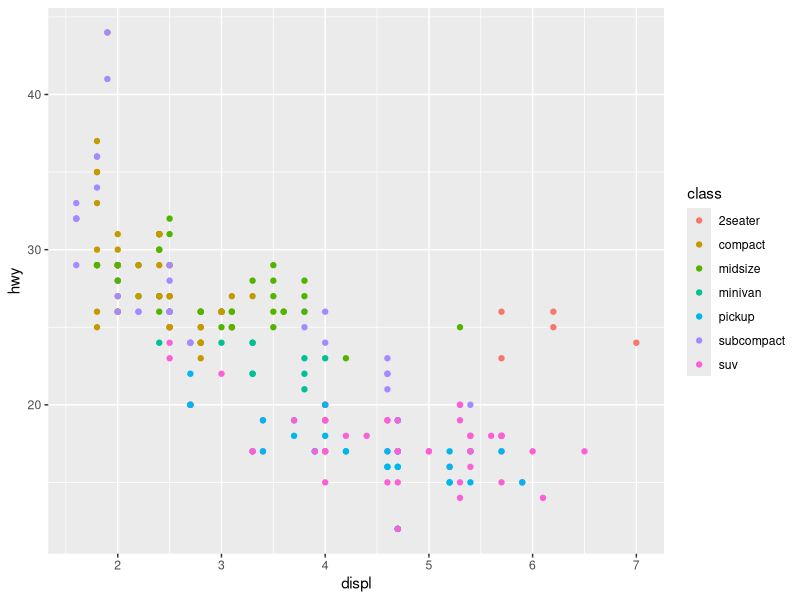
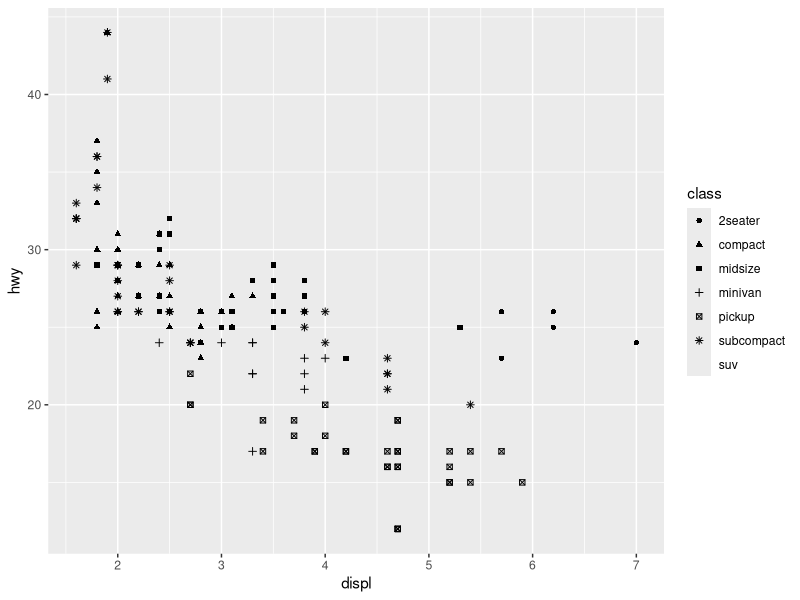
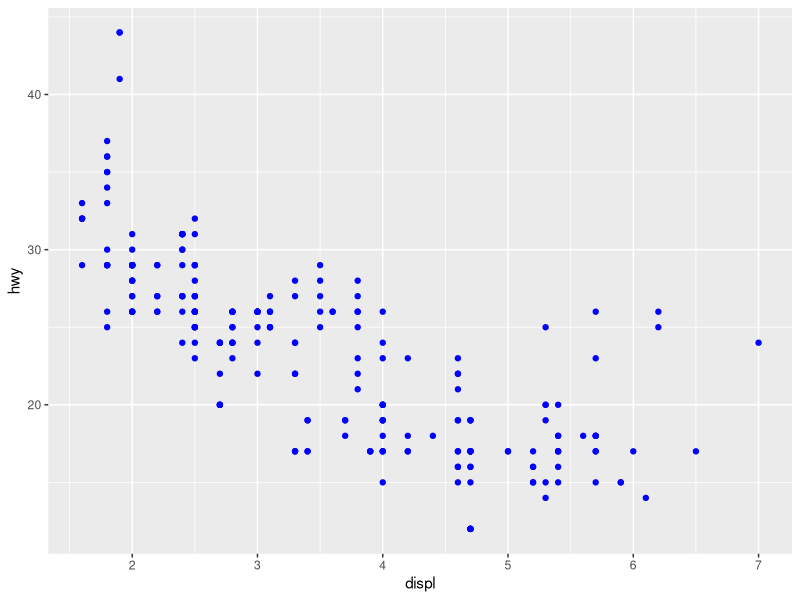
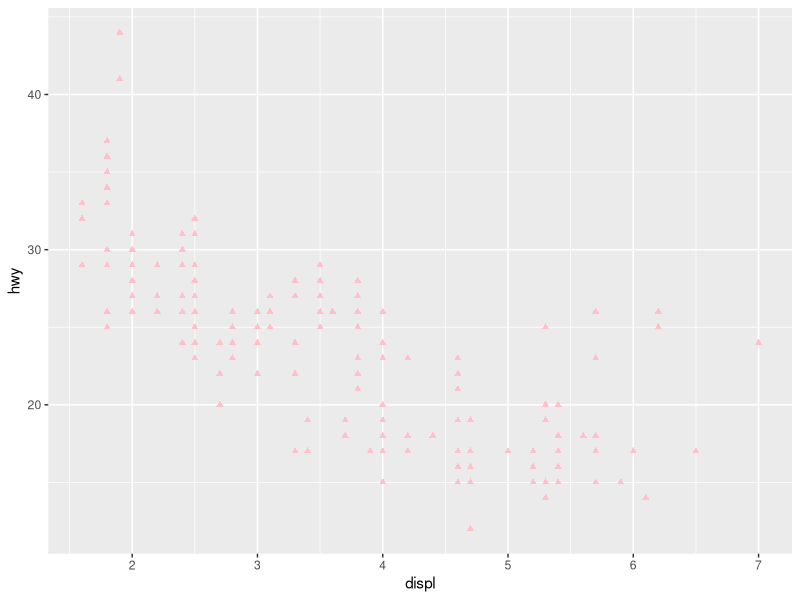
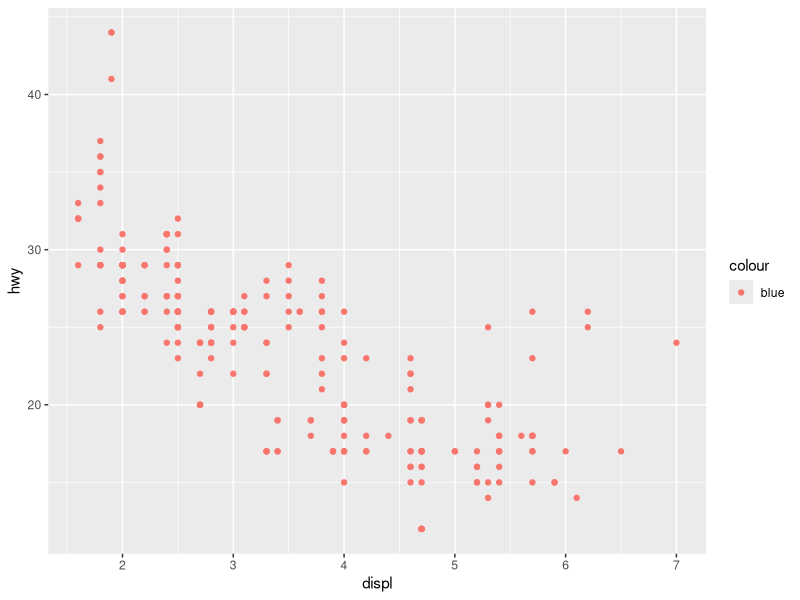
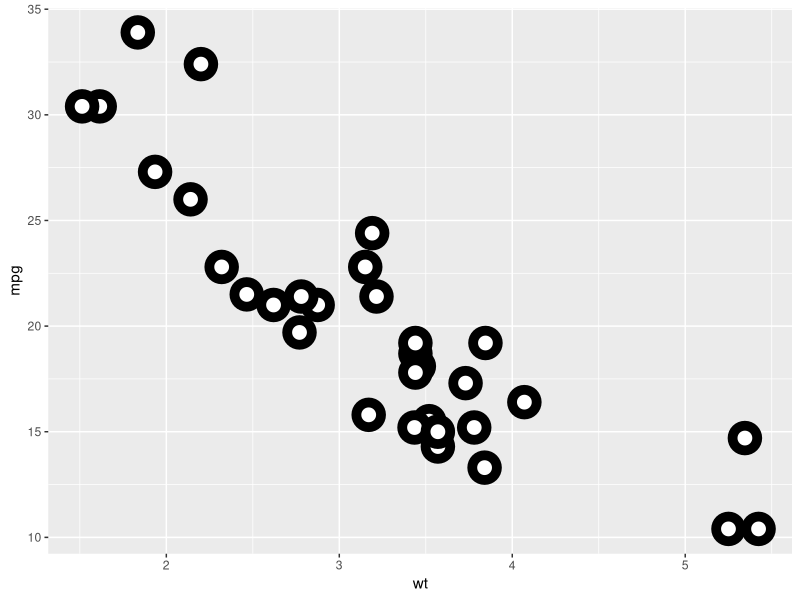
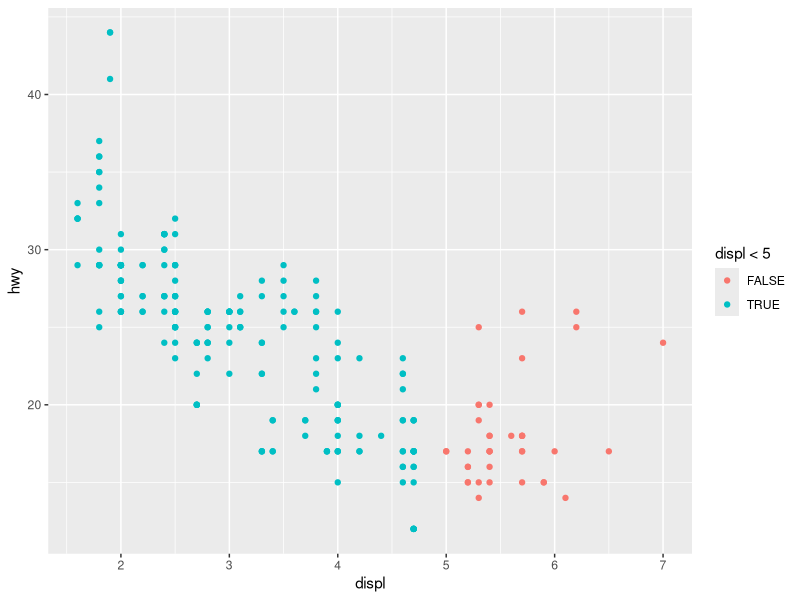
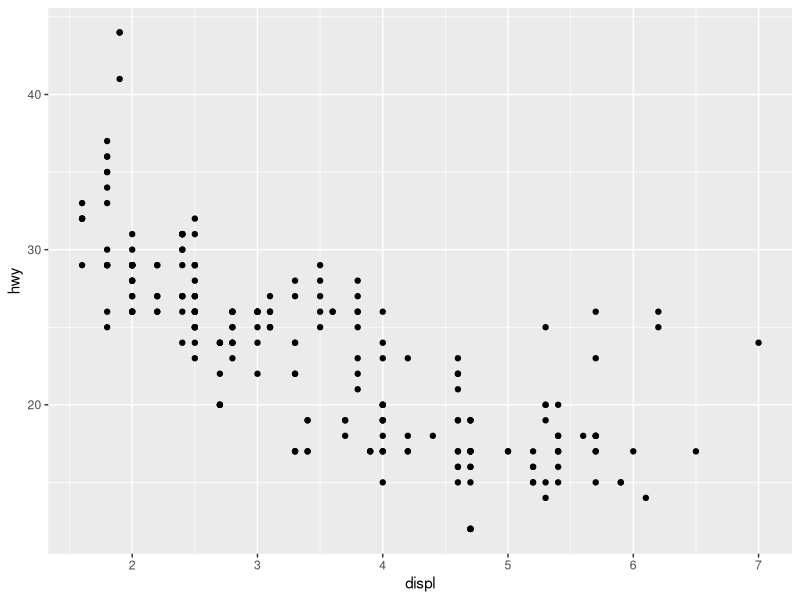

Reproduce these figures in R, in order.
#LAYERS
library(tidyverse)
library(gridExtra)

# AESTHETIC MAPPING -------------------------------------------------------
mpg

#Left
ggplot(mpg, aes(x = displ, y = hwy, color = class)) +
  geom_point()

#Right
ggplot(mpg, aes(x = displ, y = hwy, shape = class))+
  geom_point()

#Since ggplot2 will only use six shapes at a time, by default, 
#additional groups will go unplotted when you use the shape aesthetic.

# Mapping an unordered discrete (categorical) variable (class) to an ordered
# aesthetic (size or alpha) is generally not a good idea because it implies a
# ranking that does not in fact exist.

# You can also set the visual properties of your geom manually as an argument 
# of your geom function (outside of aes())

ggplot(mpg, aes(x = displ, y = hwy))+
  geom_point(color = "blue") #make all points blue


# EXERCISE ----------------------------------------------------------------

ggplot(mpg, aes(x = displ, y = hwy)) +
  geom_point(
    color = "pink",
    shape = "triangle"
  )

ggplot(mpg) + 
  geom_point(aes(x = displ, y = hwy, color = "blue"))

library(ggplot2)

# Create a scatter plot with shape 21 (filled circle) and stroke aesthetic
ggplot(mtcars, aes(wt, mpg)) +
  geom_point(shape = 21, colour = "black", fill = "white", size = 5, stroke = 5)

ggplot(mpg) +
  geom_point(aes(x = displ, y = hwy, color = displ < 5))



# GEOMETRIC OBJECTS -------------------------------------------------------

#plotting the same variables on different plots
ggplot(mpg, aes(x = displ, y = hwy)) +
  geom_point()

ggplot(mpg, aes(x = displ, y = hwy)) +
  geom_smooth()


# you can change linetype for specific variables, this wont work with shape
ggplot(mpg, aes(x = displ, y = hwy, linetype = drv)) + #changing linetype to shape will be ignored
  geom_smooth()

#overlaying lines on data and using color
ggplot(mpg, aes(x = displ, y = hwy, color = drv)) +
  geom_point() +
  geom_smooth(aes(linetype = drv))

#you can set the group aesthetic to a categorical variable to draw multiple objects.
ggplot(mpg, aes(x = displ, y = hwy)) +
  geom_smooth(aes(group = drv))

ggplot(mpg, aes(x = displ, y = hwy)) +
  geom_smooth(aes(color = drv), show.legend = FALSE)

# placing mappings in a geom function, ggplot2 will treat them as local mappings for the layer only
ggplot(mpg, aes(x = displ, y = hwy)) +
  geom_point(aes(color = class)) +
  geom_smooth()


# You can use the same idea to specify different data for each layer.
ggplot(mpg, aes(x= displ, y = hwy)) +
  geom_point()+
  geom_point(
    data = mpg |> filter(class == "2seater"),
    color = "red"
  ) +
  geom_point(
    data = mpg |> filter(class == "2seater"),
    shape = "circle open", size = 3, color = "red"
  )

# Geoms are the fundamental building blocks of ggplot2. You can completely transform 
# the look of your plot by changing its geom, and different geoms can reveal different 
# features of your data. For example, the histogram and density plot below reveal that
# the distribution of highway mileage is bimodal and right skewed while the boxplot 
# reveals two potential outliers.

# Left
ggplot(mpg, aes(x = hwy)) +
  geom_histogram(binwidth = 2)

# Middle
ggplot(mpg, aes(x = hwy)) +
  geom_density()

# Right
ggplot(mpg, aes(x = hwy)) +
  geom_boxplot()



# EXERCISE 2 --------------------------------------------------------------

ggplot(mpg, aes(x = displ, y = hwy)) +
  geom_point() +
  geom_smooth(se = FALSE)

ggplot(mpg, aes(x = displ, y = hwy)) +
  geom_point() +
  geom_smooth(aes(group = drv), se = FALSE)

ggplot(mpg, aes(x = displ, y = hwy, color = drv)) +
  geom_point() +
  geom_smooth(se = FALSE)

ggplot(mpg, aes(x = displ, y = hwy)) +
  geom_point(aes(color = drv)) +
  geom_smooth(se = FALSE)

ggplot(mpg, aes(x = displ, y = hwy)) +
  geom_point(aes(color = drv)) +
  geom_smooth(aes(linetype = drv),se = FALSE)

ggplot(mpg, aes(x = displ, y = hwy)) +
  geom_point(size = 3, color = "white") +
  geom_point(aes(color = drv))



# FACETS ------------------------------------------------------------------

 #facet_wrap splits plot into subplots that each display 
# one subset of the data based on a categorical variable.

ggplot(mpg, aes(x = displ, y = hwy)) +
  geom_point() +
  facet_wrap(~cyl)

# To facet your plot with the combination of two variables, 
# switch from facet_wrap() to facet_grid(). The first argument of facet_grid() 
# is also a formula, but now it’s a double sided formula: rows ~ cols.

ggplot(mpg, aes(x = displ, y = hwy)) +
  geom_point() +
  facet_grid(drv ~ cyl)

# By default each of the facets share the same scale and range for x and y axes. 
# This is useful when you want to compare data across facets but it can be 
# limiting when you want to visualize the relationship within each facet better. 
# Setting the scales argument in a faceting function to "free" will allow for 
# different axis scales across both rows and columns, "free_x" will allow for 
# different scales across rows, and "free_y" will allow for different scales 
# across columns.

ggplot(mpg, aes(x = displ, y = hwy)) +
  geom_point() +
  facet_grid(drv ~ cyl, scales = "free_y")


# EXERCISE 3 --------------------------------------------------------------


ggplot(mpg) + 
  geom_point(aes(x = displ, y = hwy)) +
  facet_grid(drv ~ .)

ggplot(mpg) + 
  geom_point(aes(x = displ, y = hwy)) +
  facet_grid(. ~ cyl)

ggplot(mpg) + 
  geom_point(aes(x = displ, y = hwy)) + 
  facet_wrap(~ class, nrow = 2)

#Which of the following makes it easier to compare engine sizes
ggplot(mpg, aes(x = displ)) + 
  geom_histogram() + 
  facet_grid(drv ~ .)

ggplot(mpg, aes(x = displ)) + 
  geom_histogram() +
  facet_grid(. ~ drv)

#recreat using facet wrap
ggplot(mpg) + 
  geom_point(aes(x = displ, y = hwy)) +
  facet_grid(drv ~ .)

ggplot(mpg) + 
  geom_point(aes(x = displ, y = hwy)) +
  facet_wrap(~ drv)


# STATISTICAL TRANSFORMATIONS ---------------------------------------------

#Chart shows more diamonds available with high quality cut than with low

ggplot(diamonds, aes(x = cut)) +
  geom_bar()

# On the x-axis, the chart displays cut, a variable from diamonds. On the y-axis, 
# it displays count, but count is not a variable in diamonds! Where does count 
# come from? Many graphs, like scatterplots, plot the raw values of your dataset. 
# Other graphs, like bar charts, calculate new values to plot:
  
# Bar charts, histograms, and frequency polygons bin your data and then plot bin 
# counts, the number of points that fall in each bin.
# 
# Smoothers fit a model to your data and then plot predictions from the model.
# 
# Boxplots compute the five-number summary of the distribution and then display 
# that summary as a specially formatted box.
# 
# The algorithm used to calculate new values for a graph is called a stat, short 
# for statistical transformation

#Every geom has a default stat as every stat has a geom. there are 3 reasons to
#use a stat explicitily

#1 overide default stat. i.e here we change stat from count to identity to map height
# of bars to raw values

diamonds |> 
  count(cut) |> 
  ggplot(aes(x = cut, y = n)) +
  geom_bar(stat = "identity")

#2. To override the default mapping from transformed variables to aesthetics i.e display
# bar chart of proportions rather than counts

ggplot(diamonds, aes(x = cut, y = after_stat(prop), group = 1)) + 
  geom_bar()

#3 draw greater attention to statistical transformation in code i.e use stat_summary
# to summarise y values for each unique x value

ggplot(diamonds) +
  stat_summary(
    aes(x = cut, y = depth),
    fun.min = min,
    fun.max = max,
    fun = median
  )


# POSITION ADJUSTEMENTS ---------------------------------------------------

#You can color bar charts using color aesthetics or fill aestehtics
ggplot(mpg, aes(x = drv, color = drv)) +
  geom_bar()

ggplot(mpg, aes(x = drv, fill = drv)) +
  geom_bar()

#fill with another variable i.e class
ggplot(mpg, aes(x = drv, fill = class)) +
  geom_bar()

#the stacking is auto. however there alt options
#identity, dodge, fill

#position = identity will place each object where it falls in context to the graph
# its not very useful for bars cause it overlaps them and have to use transparency or 
# completly transparent. More useful with 2d geoms like points
ggplot(mpg, aes(x = drv, fill = class)) +
  geom_bar(alpha = 1/5, position = "identity")

ggplot(mpg, aes(x = drv, color = class)) +
  geom_bar(fill = NA, position = "identity")


#position = fill makes set of stacks the same height hence easy to compare
#position = dodge places objects beside each other

ggplot(mpg, aes(x = drv, fill = class)) +
  geom_bar(position = "fill")

ggplot(mpg, aes(x = drv, fill = class)) + 
  geom_bar(position = "dodge")

#other arguments applied to points as overlaping points are grouped
ggplot(mpg, aes(x = displ, y = hwy)) +
  geom_point(position = "jitter")



# EXERCISE 4 --------------------------------------------------------------


ggplot(mpg, aes(x = cty, y = hwy)) + 
  geom_jitter()

#diffrence
ggplot(mpg, aes(x = displ, y = hwy)) +
  geom_point()
ggplot(mpg, aes(x = displ, y = hwy)) +
  geom_point(position = "identity")

# Compare and contrast geom_jitter() with geom_count().
ggplot(data = mpg, mapping = aes(x = cty, y = hwy)) +
  geom_jitter()

ggplot(data = mpg, mapping = aes(x = cty, y = hwy)) +
  geom_count()

ggplot(data = mpg, mapping = aes(x = cty, y = hwy, color = class)) +
  geom_jitter()

ggplot(data = mpg, mapping = aes(x = cty, y = hwy, color = class)) +
  geom_count()

ggplot(data = mpg, mapping = aes(x = cty, y = hwy, color = class)) +
  geom_count(position = "jitter")

ggplot(data = mpg, aes(x = drv, y = hwy, colour = class)) +
  geom_boxplot()

ggplot(data = mpg, aes(x = drv, y = hwy, colour = class)) +
  geom_boxplot(position = "identity")

#plot side by side
p1 <- ggplot(data = mpg, aes(x = drv, y = hwy, colour = class)) +
  geom_boxplot()
p2 <- ggplot(data = mpg, aes(x = drv, y = hwy, colour = class)) +
  geom_boxplot(position = "identity")

grid.arrange(p1, p2, ncol = 2)


# COORDINATE SYSTEMS ------------------------------------------------------

# the default coordinate system is the Cartesian coordinate system
# There are two other coordinate systems that are occasionally helpful.
# 
# coord_quickmap() sets the aspect ratio correctly for geographic maps. 
# This is very important if you’re plotting spatial data with ggplot2

nz <- map_data("nz")

ggplot(nz, aes(x = long, y = lat, group = group)) +
  geom_polygon(fill = "white", color = "black")

ggplot(nz, aes(x = long, y = lat, group = group)) +
  geom_polygon(fill = "white", color = "black") +
  coord_quickmap()

# coord_polar() uses polar coordinates. Polar coordinates reveal an interesting 
# connection between a bar chart and a Coxcomb chart.

bar <- ggplot(data = diamonds) +
  geom_bar(
    mapping = aes(x = clarity, fill = clarity),
    show.legend = FALSE,
    width = 1
  ) +
  theme(aspect.ratio = 1)

bar + coord_flip()
bar + coord_polar()


# EXERCISE 5 --------------------------------------------------------------

# Turn a stacked bar chart into a pie chart using coord_polar().
ggplot(mpg, aes(x = factor(1), fill = drv)) +
  geom_bar()

ggplot(mpg, aes(x = factor(1), fill = drv)) +
  geom_bar(width = 1) +
  coord_polar(theta = "y")

# The argument theta = "y" maps y to the angle of each section. If coord_polar() 
# is specified without theta = "y", then the resulting plot is called a bulls-eye chart.

ggplot(mpg, aes(x = factor(1), fill = drv)) +
  geom_bar(width = 1) +
  coord_polar()

#what does this explain
ggplot(data = mpg, mapping = aes(x = cty, y = hwy)) +
  geom_point() + 
  geom_abline() +
  coord_fixed()

# The function coord_fixed() ensures that the line produced by geom_abline() is 
# at a 45-degree angle. A 45-degree line makes it easy to compare the highway 
# and city mileage to the case in which city and highway MPG were equal
# If we didn’t include coord_fixed(), then the line would no longer have an angle of 45 degrees.
